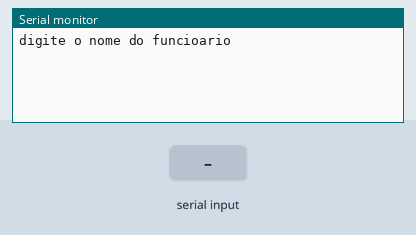
Recording of a sketch running on a simulated Arduino Uno, built with avr-gcc and run on an emulated ATmega328P. Shown: the last lines printed to the serial monitor. The test bench sets the inputs (shaded band).

Above: at 1.2 s.
1.3 s: "90,45\n" received over Serial
At 3.5 s:
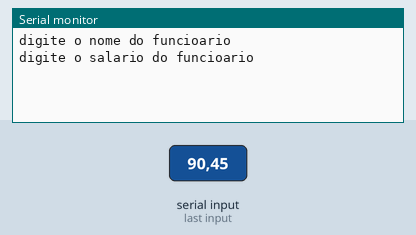
3.8 s: "30,150\n" received over Serial
At 5.6 s:
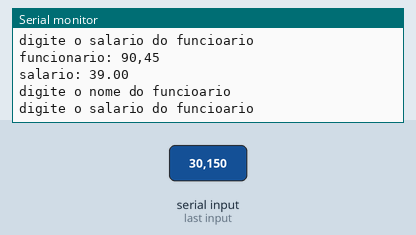

Measured:
- after the input at 1.3 s, the serial monitor: prints a new line after 1.0 s (image 1)
- after the input at 3.8 s, the serial monitor: prints a new line at once (image 2)

The sketch:

exerc_cio_091.ino
```cpp
// C++ code
//

String nome = " ";
float salario = 0;

void setup()
{
  Serial.begin(9600);
}

void loop()
{
  Serial.println("digite o nome do funcioario");
  while( !Serial.available());
  nome = Serial.readString();

  Serial.println("digite o salario do funcioario");
  while( !Serial.available());
  salario = Serial.parseFloat();


  if(salario < 500){
  salario = salario + (salario * 0.30);
  }else {
  Serial.println("voce nao pode receber esse aumento");
  }

  Serial.println("funcionario: " + nome);
  Serial.println("salario: " + String(salario));


}
```
